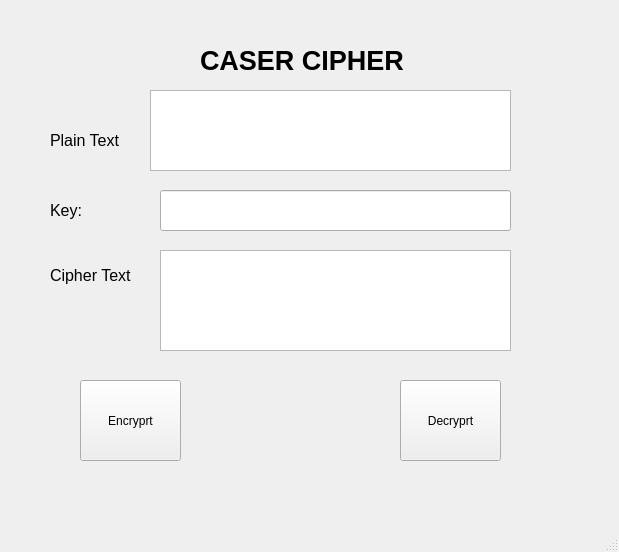
<?xml version="1.0" encoding="UTF-8"?>
<ui version="4.0">
 <class>MainWindow</class>
 <widget class="QMainWindow" name="MainWindow">
  <property name="geometry">
   <rect>
    <x>0</x>
    <y>0</y>
    <width>619</width>
    <height>552</height>
   </rect>
  </property>
  <property name="windowTitle">
   <string>MainWindow</string>
  </property>
  <widget class="QWidget" name="centralwidget">
   <widget class="QPushButton" name="encryprtBtn">
    <property name="geometry">
     <rect>
      <x>80</x>
      <y>380</y>
      <width>101</width>
      <height>81</height>
     </rect>
    </property>
    <property name="text">
     <string>Encryprt</string>
    </property>
   </widget>
   <widget class="QPushButton" name="DecryprtBtn">
    <property name="geometry">
     <rect>
      <x>400</x>
      <y>380</y>
      <width>101</width>
      <height>81</height>
     </rect>
    </property>
    <property name="text">
     <string>Decryprt</string>
    </property>
   </widget>
   <widget class="QLabel" name="label">
    <property name="geometry">
     <rect>
      <x>200</x>
      <y>0</y>
      <width>271</width>
      <height>121</height>
     </rect>
    </property>
    <property name="font">
     <font>
      <pointsize>20</pointsize>
      <weight>75</weight>
      <bold>true</bold>
     </font>
    </property>
    <property name="text">
     <string>CASER CIPHER</string>
    </property>
   </widget>
   <widget class="QLabel" name="label_2">
    <property name="geometry">
     <rect>
      <x>50</x>
      <y>200</y>
      <width>71</width>
      <height>21</height>
     </rect>
    </property>
    <property name="font">
     <font>
      <pointsize>12</pointsize>
     </font>
    </property>
    <property name="text">
     <string>Key:</string>
    </property>
   </widget>
   <widget class="QLabel" name="label_3">
    <property name="geometry">
     <rect>
      <x>50</x>
      <y>120</y>
      <width>71</width>
      <height>41</height>
     </rect>
    </property>
    <property name="font">
     <font>
      <pointsize>12</pointsize>
     </font>
    </property>
    <property name="text">
     <string>Plain Text</string>
    </property>
   </widget>
   <widget class="QLabel" name="label_4">
    <property name="geometry">
     <rect>
      <x>50</x>
      <y>240</y>
      <width>101</width>
      <height>71</height>
     </rect>
    </property>
    <property name="font">
     <font>
      <pointsize>12</pointsize>
     </font>
    </property>
    <property name="text">
     <string>Cipher Text</string>
    </property>
   </widget>
   <widget class="QTextEdit" name="textEdit">
    <property name="geometry">
     <rect>
      <x>160</x>
      <y>250</y>
      <width>351</width>
      <height>101</height>
     </rect>
    </property>
   </widget>
   <widget class="QLineEdit" name="lineEdit">
    <property name="geometry">
     <rect>
      <x>160</x>
      <y>190</y>
      <width>351</width>
      <height>41</height>
     </rect>
    </property>
   </widget>
   <widget class="QTextEdit" name="textEdit_2">
    <property name="geometry">
     <rect>
      <x>150</x>
      <y>90</y>
      <width>361</width>
      <height>81</height>
     </rect>
    </property>
   </widget>
  </widget>
  <widget class="QMenuBar" name="menubar">
   <property name="geometry">
    <rect>
     <x>0</x>
     <y>0</y>
     <width>619</width>
     <height>21</height>
    </rect>
   </property>
  </widget>
  <widget class="QStatusBar" name="statusbar"/>
 </widget>
 <resources/>
 <connections/>
</ui>
